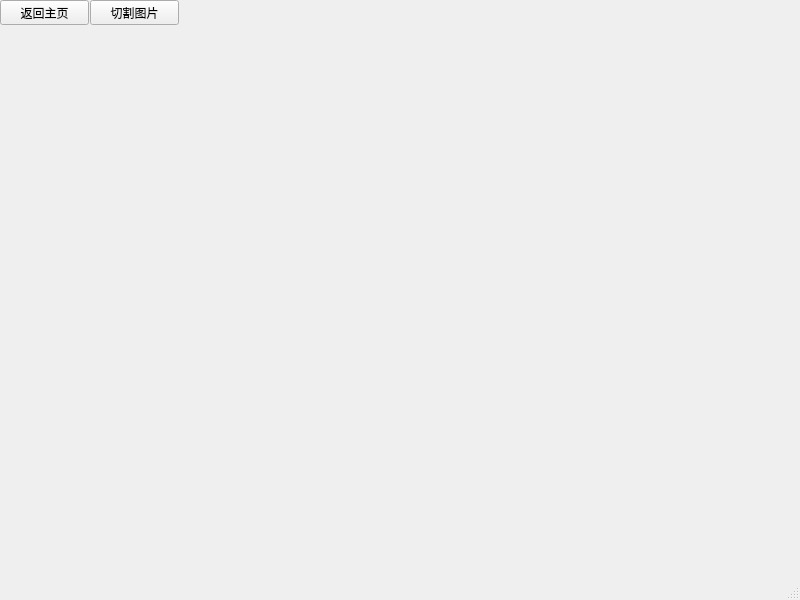
<?xml version="1.0" encoding="UTF-8"?>
<ui version="4.0">
 <class>NumDetWindow2</class>
 <widget class="QMainWindow" name="NumDetWindow2">
  <property name="geometry">
   <rect>
    <x>0</x>
    <y>0</y>
    <width>800</width>
    <height>600</height>
   </rect>
  </property>
  <property name="windowTitle">
   <string>机器视觉数字识别-王鑫鑫</string>
  </property>
  <widget class="QWidget" name="centralwidget">
   <widget class="QPushButton" name="returnMain">
    <property name="geometry">
     <rect>
      <x>0</x>
      <y>0</y>
      <width>89</width>
      <height>25</height>
     </rect>
    </property>
    <property name="text">
     <string>返回主页</string>
    </property>
   </widget>
   <widget class="QPushButton" name="cutImage">
    <property name="geometry">
     <rect>
      <x>90</x>
      <y>0</y>
      <width>89</width>
      <height>25</height>
     </rect>
    </property>
    <property name="text">
     <string>切割图片</string>
    </property>
   </widget>
  </widget>
  <widget class="QMenuBar" name="menubar">
   <property name="geometry">
    <rect>
     <x>0</x>
     <y>0</y>
     <width>800</width>
     <height>28</height>
    </rect>
   </property>
  </widget>
  <widget class="QStatusBar" name="statusbar"/>
 </widget>
 <resources/>
 <connections/>
</ui>
